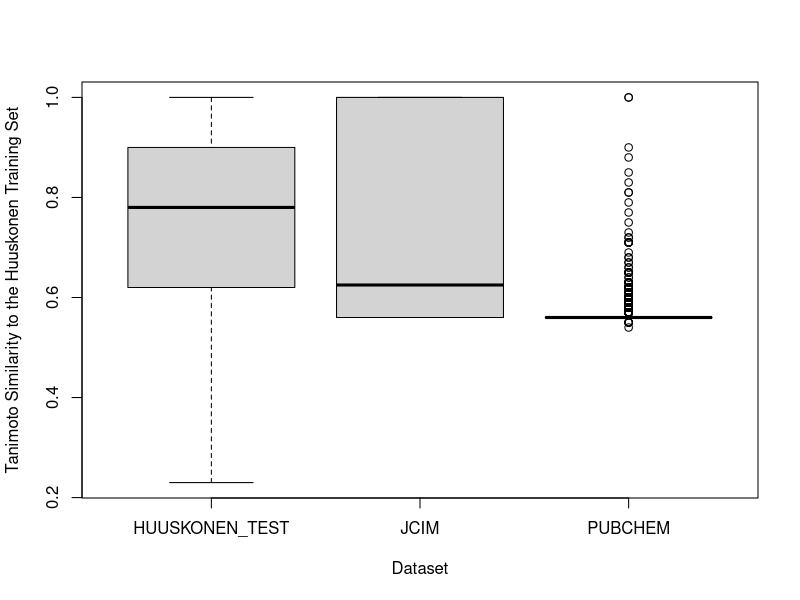

Here is the R script that generated this plot:
# Listing 7
# load data and display box plots to compare distributions

# load the required library
library(plyr)

# read the data
d = read.table("similarity.txt",header=T)
# generate the boxplot
boxplot(Similarity~Dataset,d,ylab="Tanimoto Similarity to the Huuskonen Training Set")
# generate a table of mean and median for each dataset
res = ddply(d, c("Dataset"), function(x)c(mean(x$Similarity),median(x$Similarity)))
# format the results into a table 
res = data.frame(res)
names(res) = c("Dataset","Mean","Median")
res$Mean = round(res$Mean, digits=2)
res$Median = round(res$Median, digits=2)
# print the table
print(res)

